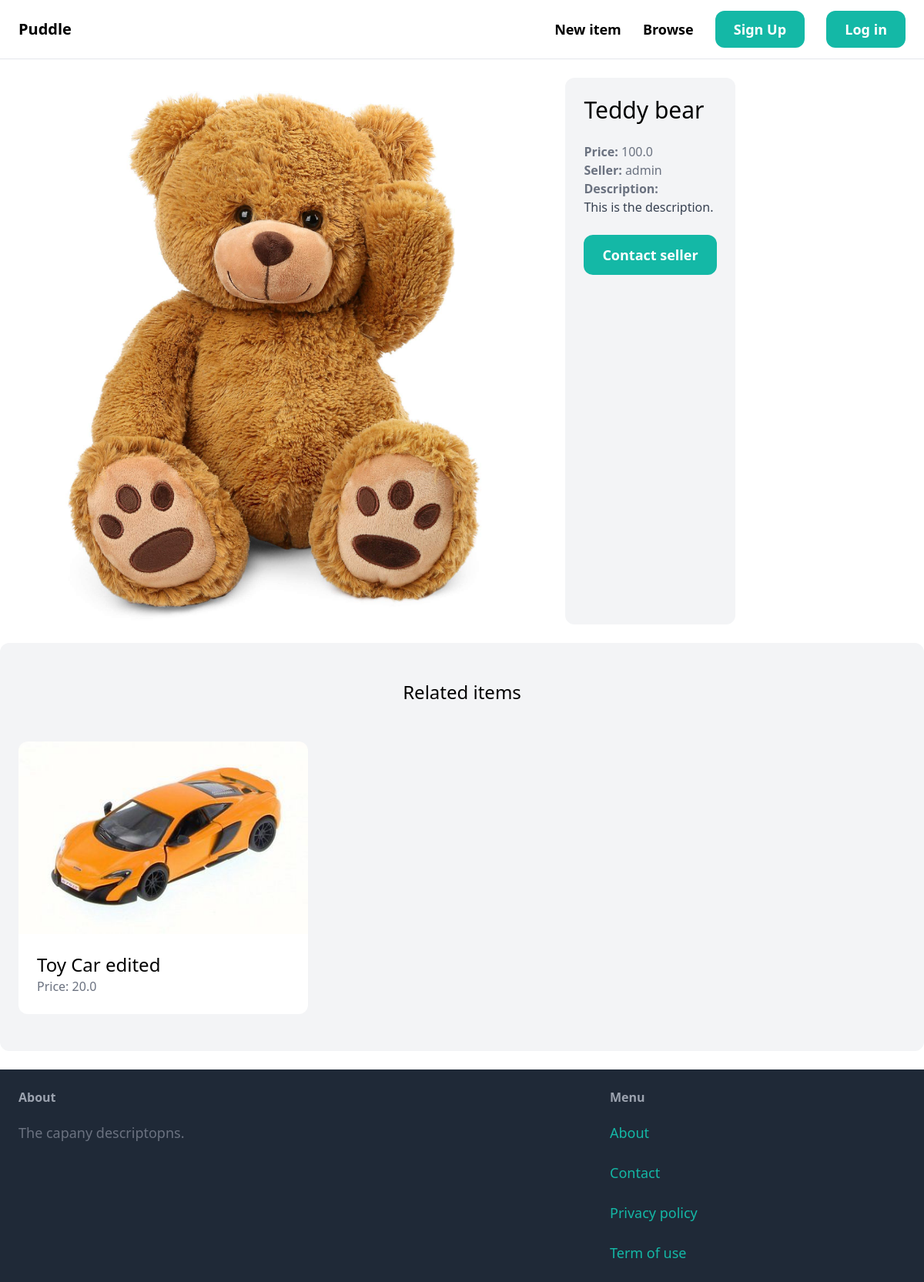
Page /items/1/ on the committed database.
### item/models.py (models this page shows, shortened)
class Item(models.Model):
    category = models.ForeignKey(Category, related_name='items', on_delete=models.CASCADE)
    name = models.CharField(max_length=255)
    description = models.TextField(blank=True, null=True)
    price = models.FloatField()
    image = models.ImageField(upload_to='item_images', blank=True, null=True)
    is_sold = models.BooleanField(default=False)
    created_by = models.ForeignKey(User, related_name='items', on_delete=models.CASCADE)
    created_at = models.DateTimeField(auto_now_add=True)

### item/views.py (the view)
# urls.py: path('<int:pk>/', views.detail, name='detail'),
def detail(request, pk):
    item = get_object_or_404(Item, pk=pk)
    related_items = Item.objects.filter(category=item.category, is_sold=False).exclude(pk=pk)[0:3]
    return render(request, 'item/detail.html', {'item': item, 'related_items': related_items})

### item/templates/item/detail.html (shortened to what this page needs)
{% extends 'core/base.html' %}
{% block content %}
<div class="grid grid-cols-5 gap-6">
    <div class="col-span-3">
        <img src="{{ item.image.url }}" class="rounded-xl">
    </div>
    <div class="col-sapn-2 p-6 bg-gray-100 rounded-xl">
        <h1 class="mb-6 text-3xl">{{ item.name }}</h1>
        <p class="text-gray-500"><strong>Price:</strong> {{ item.price }}</p>
        <p class="text-gray-500"><strong>Seller:</strong> {{ item.created_by.username }}</p>
        {% if item.description %}
            <p class="text-gray-700">
                <strong class="text-gray-500">Description:</strong><br> {{ item.description }}
            </p>
        {% endif %}
        {% if request.user == item.created_by %}
            <div class="mt-6 p-6 bg-white rounded-xl">
                <p>This is your item!</p>
                <a href="{% url 'item:edit' item.id %}" class="inline-block mt-6 px-6 py-3 text-lg font-semibold bg-teal-500 text-white rounded-xl">Edit</a>
                <a href="{% url 'item:delete' item.id %}" class="inline-block mt-6 px-6 py-3 text-lg font-semibold bg-red-500 text-white rounded-xl">DELETE</a>
            </div>
        {% else %}
            <a href="{% url 'conversation:new' item.id %}" class="inline-block mt-6 px-6 py-3 text-lg font-semibold bg-teal-500 text-white rounded-xl hover:bg-teal-700">Contact seller</a>
        {% endif %}
    </div>
</div>
<div class="mt-6 px-6 py-12 bg-gray-100 rounded-xl">
    <h2 class="mb-12 text-2xl text-center">Related items</h2>
    <div class="grid grid-cols-3 gap-3">
        {% for item in related_items %}
            <div>
                <a href="{% url 'item:detail' item.id %}">
                    <div>
                        <img src="{{item.image.url}}" class="rounded-t-xl">
                    </div>
                    <div class="p-6 bg-white rounded-b-xl">
                        <h2 class="text-2xl">{{ item.name }}</h2>
                        <p class="text-gray-500">Price: {{ item.price }}</p>
                    </div>
                </a>
            </div>
        {% endfor %}
    </div>
</div>
{% endblock %}

### rows in the picture
Item: image (picture), name "Teddy bear", price "100.0", created_by.username "admin", description "This is the description."
Item: image (picture), name "Toy Car edited", price "20.0"
